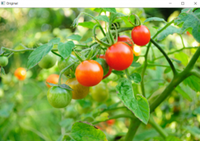
#> input picture 2)OpenCv/example17/img1.png, 200 x 141 px
$ python example17.py
#> lines starting #> are read from the running program, lines starting #| are printed output that depends on the picture
# -*- coding: utf-8 -*-
"""
Created on Tue Aug  6 13:46:01 2024

@author: MUHARREM GEDİK
"""

#%% Image Resizing

import cv2
import numpy as np
import matplotlib.pyplot as plt

image = cv2.imread(r"img1.png",1)
#> image is the input picture: shape (141, 200, 3); mean B, G, R 74.3, 165.6, 134
half = cv2.resize(image, (0,0), fx=0.1, fy=0.1)
bigger = cv2.resize(image, (1050,1610))
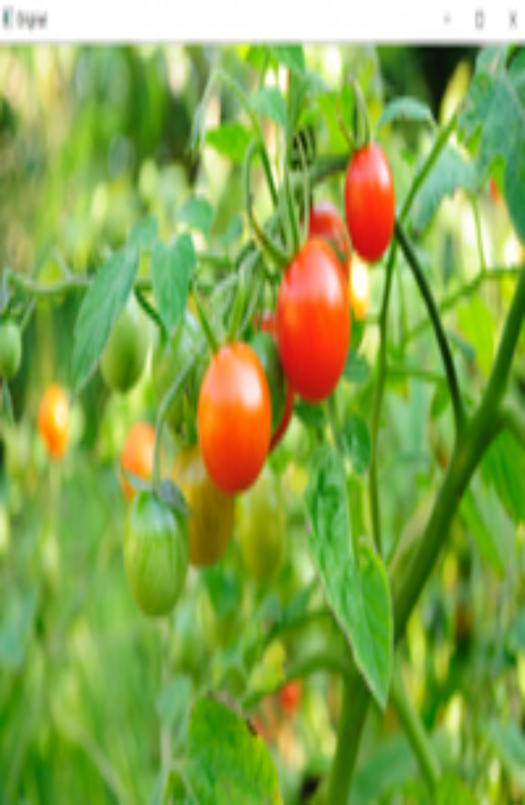
#> bigger: shape (1610, 1050, 3) (shown at 1/2 size); mean B, G, R 74.2, 165.4, 133.9
stretch_near = cv2.resize(image, (780,540), interpolation = cv2.INTER_LINEAR)
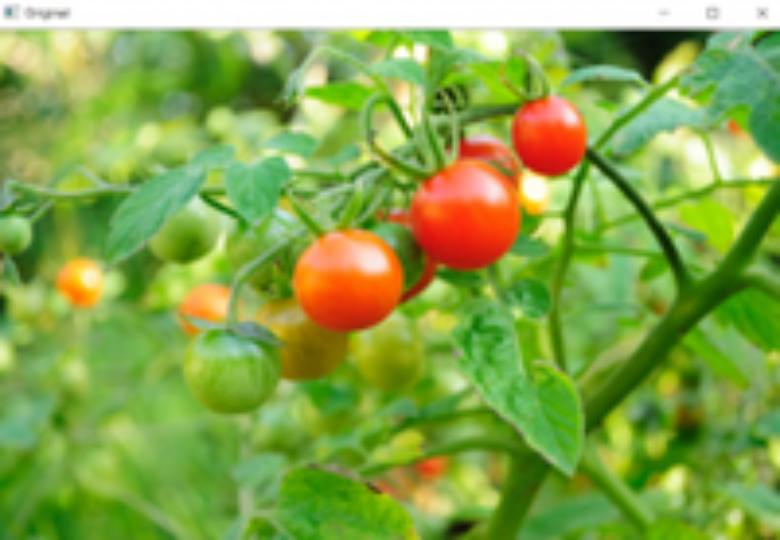
#> stretch_near: shape (540, 780, 3); mean B, G, R 74.2, 165.4, 133.9

Titles = ["Original", "Half", "Bigger", "Interpolation Nearest"]
images = [image, half, bigger, stretch_near]
counter1 = 4

for i in range(counter1):
    plt.subplot(2, 2, i+1)
    plt.title(Titles[i])
    plt.imshow(images[i])

plt.show()
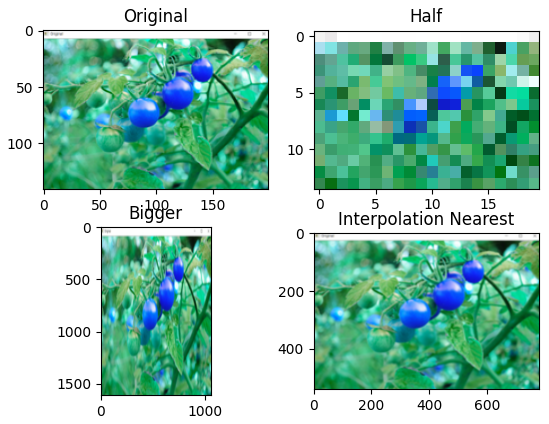
#> figure drawn by matplotlib, 4 panels; B, G, R data is drawn as R, G, B
